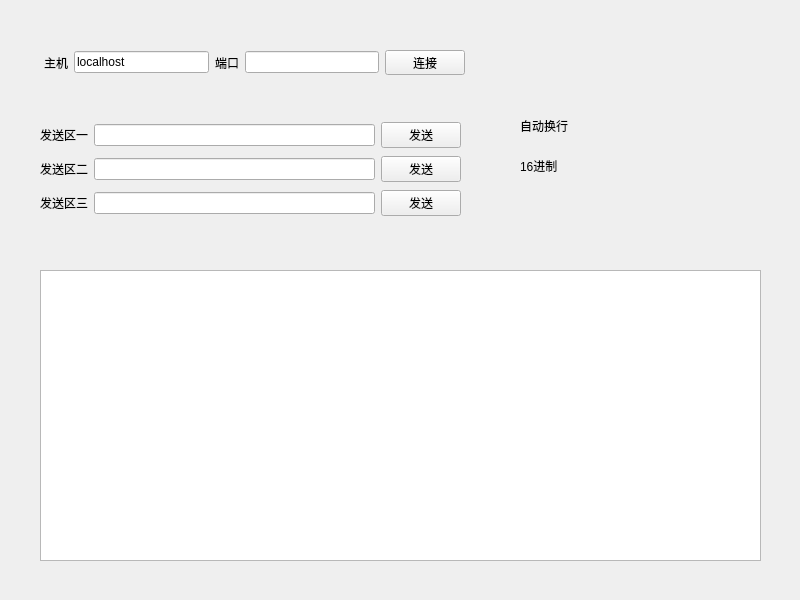
<?xml version="1.0" encoding="UTF-8"?>
<ui version="4.0">
 <class>MainWindow</class>
 <widget class="QMainWindow" name="MainWindow">
  <property name="geometry">
   <rect>
    <x>0</x>
    <y>0</y>
    <width>800</width>
    <height>600</height>
   </rect>
  </property>
  <property name="windowTitle">
   <string>MainWindow</string>
  </property>
  <widget class="QWidget" name="centralWidget">
   <widget class="QTextEdit" name="te_result">
    <property name="geometry">
     <rect>
      <x>40</x>
      <y>270</y>
      <width>721</width>
      <height>291</height>
     </rect>
    </property>
   </widget>
   <widget class="QWidget" name="layoutWidget">
    <property name="geometry">
     <rect>
      <x>44</x>
      <y>50</y>
      <width>421</width>
      <height>25</height>
     </rect>
    </property>
    <layout class="QHBoxLayout" name="horizontalLayout">
     <item>
      <widget class="QLabel" name="lb_host">
       <property name="text">
        <string>主机</string>
       </property>
      </widget>
     </item>
     <item>
      <widget class="QLineEdit" name="le_host">
       <property name="text">
        <string>localhost</string>
       </property>
      </widget>
     </item>
     <item>
      <widget class="QLabel" name="lb_port">
       <property name="text">
        <string>端口</string>
       </property>
      </widget>
     </item>
     <item>
      <widget class="QLineEdit" name="le_port"/>
     </item>
     <item>
      <widget class="QPushButton" name="pb_connect">
       <property name="text">
        <string>连接</string>
       </property>
      </widget>
     </item>
    </layout>
   </widget>
   <widget class="QWidget" name="layoutWidget">
    <property name="geometry">
     <rect>
      <x>40</x>
      <y>120</y>
      <width>421</width>
      <height>101</height>
     </rect>
    </property>
    <layout class="QGridLayout" name="gridLayout">
     <item row="0" column="0">
      <widget class="QLabel" name="lb_sendMsg1">
       <property name="text">
        <string>发送区一</string>
       </property>
      </widget>
     </item>
     <item row="0" column="1">
      <widget class="QLineEdit" name="le_sendMsg1"/>
     </item>
     <item row="1" column="0">
      <widget class="QLabel" name="lb_sendMsg2">
       <property name="text">
        <string>发送区二</string>
       </property>
      </widget>
     </item>
     <item row="1" column="1">
      <widget class="QLineEdit" name="le_sendMsg2"/>
     </item>
     <item row="2" column="0">
      <widget class="QLabel" name="lb_sendMsg3">
       <property name="text">
        <string>发送区三</string>
       </property>
      </widget>
     </item>
     <item row="2" column="1">
      <widget class="QLineEdit" name="le_sendMsg3"/>
     </item>
     <item row="2" column="2">
      <widget class="QPushButton" name="pb_sendMsg3">
       <property name="text">
        <string>发送</string>
       </property>
      </widget>
     </item>
     <item row="0" column="2">
      <widget class="QPushButton" name="pb_sendMsg1">
       <property name="text">
        <string>发送</string>
       </property>
      </widget>
     </item>
     <item row="1" column="2">
      <widget class="QPushButton" name="pb_sendMsg2">
       <property name="text">
        <string>发送</string>
       </property>
      </widget>
     </item>
    </layout>
   </widget>
   <widget class="QLabel" name="lb_autoNewLine">
    <property name="geometry">
     <rect>
      <x>520</x>
      <y>120</y>
      <width>54</width>
      <height>12</height>
     </rect>
    </property>
    <property name="text">
     <string>自动换行</string>
    </property>
   </widget>
   <widget class="QLabel" name="label">
    <property name="geometry">
     <rect>
      <x>520</x>
      <y>160</y>
      <width>54</width>
      <height>12</height>
     </rect>
    </property>
    <property name="text">
     <string>16进制</string>
    </property>
   </widget>
  </widget>
 </widget>
 <resources/>
 <connections/>
</ui>
